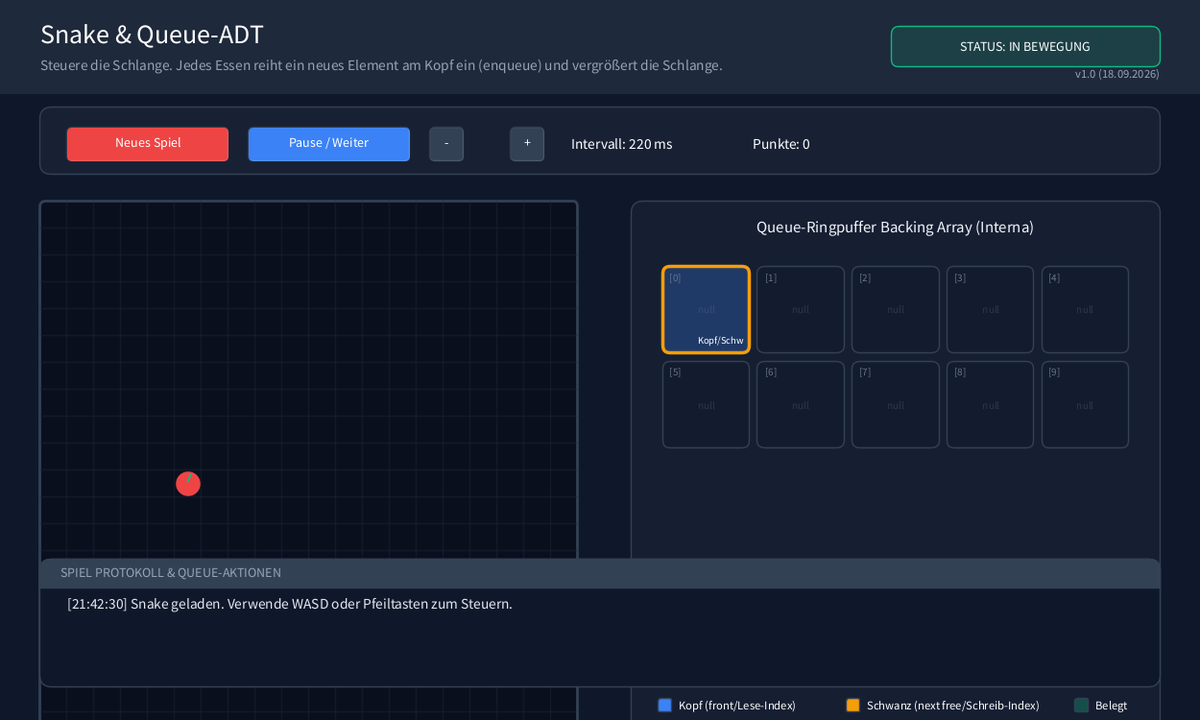
Frame 1 (no input)
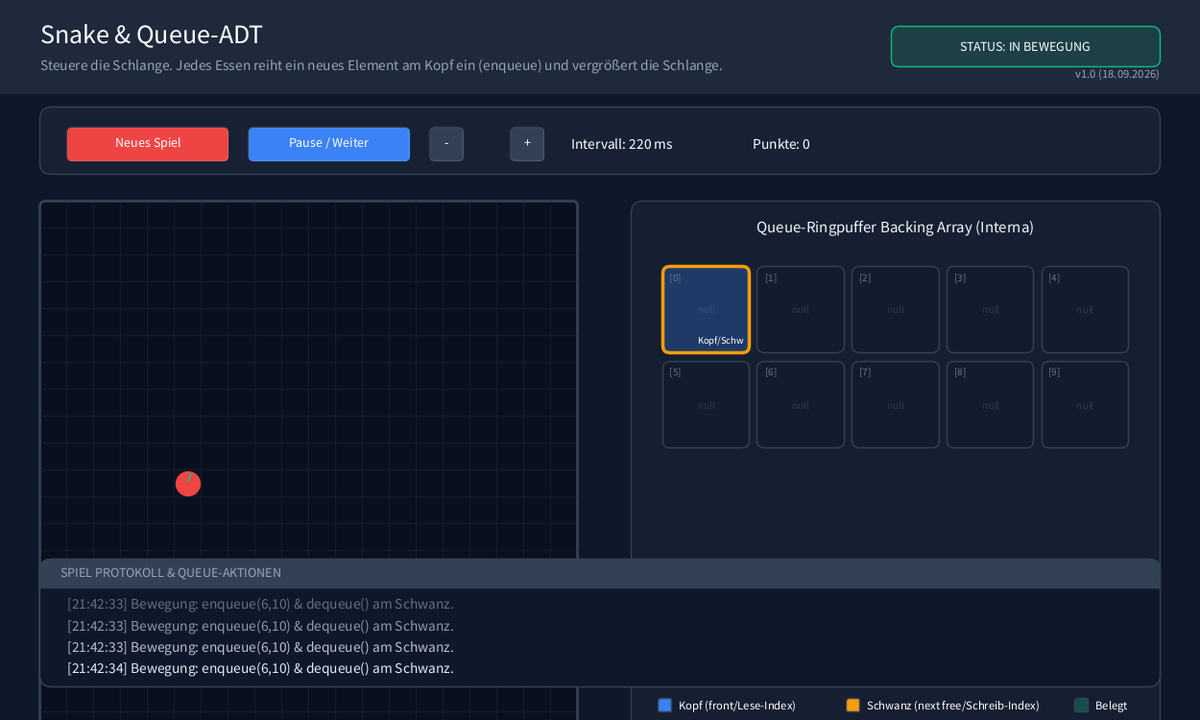
Frame 60 (the mouse pressed at the canvas centre just before this capture)
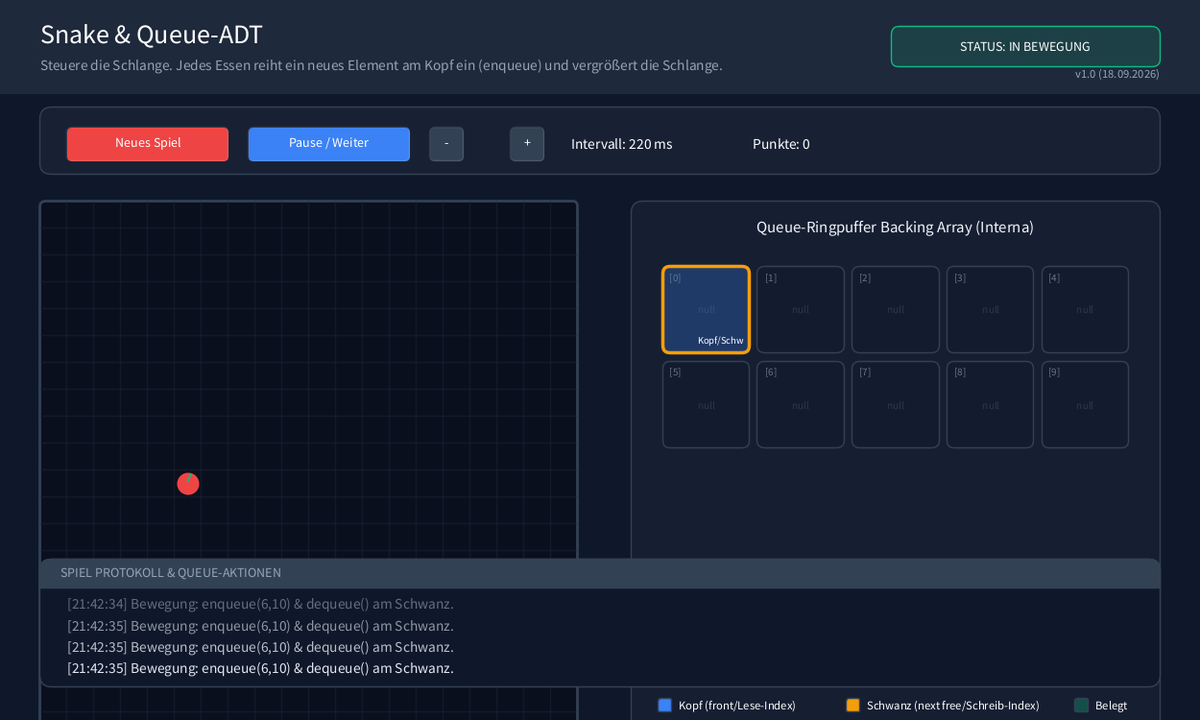
Frame 120 (the mouse held since frame 60 and released just before this capture)

The Processing sketch that drew these frames (run headless with seeded random() and noise(); from frame 60 on, the mouse is pressed at the canvas centre):

// Processing sketch: p08_snake
// ── p08_snake.pde
/**
 * Hauptprogramm: p08_snake (Schülervorlage)
 * 
 * Implementiert das Spiel Snake auf Basis einer Ringpuffer-Warteschlange (ArrayQueue).
 * 
 * ============================================================================
 * AUFGABENSTELLUNG / ZU IMPLEMENTIERENDE KLASSEN:
 * - ArrayQueue.pde:
 *   Ringpuffer-Warteschlange zur Speicherung der Körpersegmente der Schlange.
 *   Zu programmieren: isEmpty(), enqueue(T x), dequeue(), front(), verdoppleKapazitaet().
 * - Snake.pde:
 *   Schlangenmodellierung mittels Warteschlange.
 *   Zu programmieren: bewege(boolean apfelGefressen):
 *   1. Kopfkoordinaten (kopfX, kopfY) um aktuelle Richtung (richtungX, richtungY) weitersetzen.
 *   2. Neues SnakeElement erzeugen und per enqueue() in 'koerper' einfügen.
 *   3. Falls apfelGefressen == false: Letztes Segment per dequeue() entfernen.
 * - (Vorgegeben: SnakeElement.pde [Körpersegment], Queue.pde [Interface],
 *    p08_snake.pde [Spielfeld, Tastensteuerung, Kollision, GUI])
 * ============================================================================
 * 
 * @author Antigravity
 * @version September 2026
 */

Snake dieSchlange;
int appleX, appleY;
int score = 0;
boolean gameOver = false;
boolean gamePaused = false;

// Zeitsteuerung
int lastUpdateTime = 0;
int baseInterval = 220; // Startgeschwindigkeit (ms)

// Grid-Konfiguration
final int GRID_W = 20;
final int GRID_H = 20;
final int CELL_SIZE = 20; // 20x20 Pixel pro Zelle -> 400x400 Pixel Spielfeld

final float GUI_SCALE = 1.4;

// Log-Historie
ArrayList<String> aktionsLogs = new ArrayList<String>();

// Buttons
Button btnReset;
Button btnPause;
Button btnSpeedDec;
Button btnSpeedInc;

void setup()
{
    size(1250, 750);
    surface.setResizable(true);
    
    // Spiel initialisieren
    neuesSpiel();
    
    // Buttons initialisieren
    color colStandard = color(51, 65, 85);     // Slate 700
    color colAktion = color(59, 130, 246);     // Blau
    color colGefahr = color(239, 68, 68);      // Rot
    
    btnReset = new Button(50, 95, 120, 25, "Neues Spiel", colGefahr);
    btnPause = new Button(185, 95, 120, 25, "Pause / Weiter", colAktion);
    btnSpeedDec = new Button(320, 95, 25, 25, "-", colStandard);
    btnSpeedInc = new Button(380, 95, 25, 25, "+", colStandard);
    
    logHinzufuegen("Snake geladen. Verwende WASD oder Pfeiltasten zum Steuern.");
}

void neuesSpiel()
{
    dieSchlange = new Snake(5, 10);
    score = 0;
    gameOver = false;
    gamePaused = false;
    platziereApfel();
    lastUpdateTime = millis();
}

void platziereApfel()
{
    java.util.Random rnd = new java.util.Random();
    ArrayQueue<SnakeElement> aq = (ArrayQueue<SnakeElement>)dieSchlange.getKoerper();
    Object[] segs = aq.alsArray();
    
    boolean aufSchlange = true;
    while (aufSchlange)
    {
        appleX = rnd.nextInt(GRID_W);
        appleY = rnd.nextInt(GRID_H);
        
        // Prüfen, ob der Apfel auf der Schlange liegt
        aufSchlange = false;
        for (Object o : segs)
        {
            SnakeElement el = (SnakeElement)o;
            if (el != null && el.getX() == appleX && el.getY() == appleY)
            {
                aufSchlange = true;
                break;
            }
        }
    }
}

void draw()
{
    float w = width / GUI_SCALE;
    float h = height / GUI_SCALE;
    
    background(15, 23, 42); // Deep Slate
    
    // Spielschritt ausführen (Zeitgesteuert)
    int interval = max(80, baseInterval - score * 3); // Schlange wird schneller mit der Zeit
    if (!gameOver && !gamePaused)
    {
        int now = millis();
        if (now - lastUpdateTime > interval)
        {
            spielSchritt();
            lastUpdateTime = now;
        }
    }
    
    pushMatrix();
    scale(GUI_SCALE);
    
    // 1. Header
    fill(30, 41, 59);
    noStroke();
    rect(0, 0, w, 70);
    
    fill(255);
    textSize(20);
    textAlign(LEFT, CENTER);
    text("Snake & Queue-ADT", 30, 25);
    
    fill(148, 163, 184);
    textSize(11);
    text("Steuere die Schlange. Jedes Essen reiht ein neues Element am Kopf ein (enqueue) und vergrößert die Schlange.", 30, 48);
    // Versionsnummer und Datum anzeigen
    fill(148, 163, 184);
    textSize(9);
    textAlign(RIGHT, BOTTOM);
    text("v1.0 (18.09.2026)", w - 30, 60);
    textAlign(LEFT, BASELINE); // Reset
    
    // Status-Badge
    fill(gameOver ? color(239, 68, 68, 40) : (gamePaused ? color(245, 158, 11, 40) : color(16, 185, 129, 40)));
    stroke(gameOver ? color(239, 68, 68) : (gamePaused ? color(245, 158, 11) : color(16, 185, 129)));
    strokeWeight(1);
    rect(w - 230, 20, 200, 30, 6);
    fill(255);
    textSize(10);
    textAlign(CENTER, CENTER);
    String statusStr = gameOver ? "GAME OVER!" : (gamePaused ? "PAUSE" : "IN BEWEGUNG");
    text("STATUS: " + statusStr, w - 130, 34);
    
    // 2. Control Panel
    fill(30, 41, 59, 150);
    stroke(51, 65, 85);
    strokeWeight(1);
    rect(30, 80, w - 60, 50, 8);
    
    btnReset.zeichnen();
    btnPause.zeichnen();
    btnSpeedDec.zeichnen();
    btnSpeedInc.zeichnen();
    
    fill(255);
    textSize(11);
    textAlign(LEFT, CENTER);
    text("Intervall: " + interval + " ms", 425, 107);
    text("Punkte: " + score, 560, 107);
    
    // 3. Visualisierungsbereich
    float boardX = 30;
    float boardY = 150;
    float boardSize = GRID_W * CELL_SIZE; // 400x400
    
    // A. Spielfeld zeichnen
    drawSpielfeld(boardX, boardY);
    
    // B. Queue Internals Zeichnen (Rechts)
    float internalsX = boardX + boardSize + 40;
    float internalsY = boardY;
    float internalsW = w - internalsX - 30;
    float internalsH = boardSize;
    
    drawQueueInternals(internalsX, internalsY, internalsW, internalsH);
    
    // 4. Log-Konsole (unten)
    fill(15, 23, 42);
    stroke(51, 65, 85);
    strokeWeight(1);
    rect(30, h - 120, w - 60, 95, 8);
    
    fill(51, 65, 85);
    rect(30, h - 120, w - 60, 22, 8, 8, 0, 0);
    fill(148, 163, 184);
    textSize(10);
    textAlign(LEFT, CENTER);
    text("SPIEL PROTOKOLL & QUEUE-AKTIONEN", 45, h - 110);
    
    textSize(11);
    textAlign(LEFT, TOP);
    for (int i = 0; i < aktionsLogs.size(); i++)
    {
        fill(226, 232, 240, 255 - (aktionsLogs.size() - 1 - i) * 50);
        text(aktionsLogs.get(i), 50, h - 90 + i * 16);
    }
    
    popMatrix();
}

void spielSchritt()
{
    // Berechne nächste Kopf-Koordinate
    int naechsterX = dieSchlange.getKopfX() + dieSchlange.getRichtungX();
    int naechsterY = dieSchlange.getKopfY() + dieSchlange.getRichtungY();
    
    boolean apfelGefressen = (naechsterX == appleX && naechsterY == appleY);
    
    if (apfelGefressen)
    {
        dieSchlange.bewege(true);
        score += 10;
        logHinzufuegen("Apfel gefressen! enqueue(" + naechsterX + "," + naechsterY + ") ausgeführt. Länge wächst.");
        platziereApfel();
    }
    else
    {
        dieSchlange.bewege(false);
        // Didaktisches Logging: dequeue/enqueue zeigen
        logHinzufuegen("Bewegung: enqueue(" + naechsterX + "," + naechsterY + ") & dequeue() am Schwanz.");
    }
    
    // Kollision prüfen
    if (dieSchlange.pruefeKollision(GRID_W, GRID_H))
    {
        gameOver = true;
        logHinzufuegen("Kollision! Spiel beendet. Erreichte Punkte: " + score);
    }
}

/**
 * Zeichnet das Spielfeld mit Gitternetz, Apfel und Schlange.
 */
void drawSpielfeld(float x, float y)
{
    float size = GRID_W * CELL_SIZE;
    
    // Hintergrund-Container des Spielfelds
    fill(10, 15, 30);
    stroke(51, 65, 85);
    strokeWeight(2);
    rect(x, y, size, size, 4);
    
    // Subtiles Gitternetz
    stroke(30, 41, 59, 100);
    strokeWeight(1);
    for (int i = 1; i < GRID_W; i++) {
        line(x + i * CELL_SIZE, y, x + i * CELL_SIZE, y + size);
    }
    for (int j = 1; j < GRID_H; j++) {
        line(x, y + j * CELL_SIZE, x + size, y + j * CELL_SIZE);
    }
    
    // Apfel zeichnen (Pulsierendes Rot)
    float pulse = 2 + sin(frameCount * 0.15) * 2;
    fill(239, 68, 68);
    noStroke();
    ellipse(x + appleX * CELL_SIZE + CELL_SIZE/2, y + appleY * CELL_SIZE + CELL_SIZE/2, CELL_SIZE - 4 + pulse, CELL_SIZE - 4 + pulse);
    // Apfelstängel
    stroke(16, 185, 129);
    strokeWeight(1.5);
    line(x + appleX * CELL_SIZE + CELL_SIZE/2, y + appleY * CELL_SIZE + CELL_SIZE/2 - 2, x + appleX * CELL_SIZE + CELL_SIZE/2 + 2, y + appleY * CELL_SIZE + CELL_SIZE/2 - 7);
    
    // Schlange zeichnen
    ArrayQueue<SnakeElement> aq = (ArrayQueue<SnakeElement>)dieSchlange.getKoerper();
    Object[] segs = aq.alsArray();
    
    for (int i = 0; i < segs.length; i++)
    {
        SnakeElement el = (SnakeElement)segs[i];
        if (el == null) continue;
        
        // Farbverlauf von Kopf (helles Grün) bis Schwanz (dunkleres Blau-Grün)
        float inter = map(i, 0, segs.length - 1, 0, 1);
        color colSeg = lerpColor(color(16, 115, 80), color(52, 211, 153), inter);
        
        // Kopf kriegt ein anderes Design (z.B. Augen)
        boolean istKopf = (i == segs.length - 1);
        
        fill(colSeg);
        noStroke();
        rect(x + el.getX() * CELL_SIZE + 1, y + el.getY() * CELL_SIZE + 1, CELL_SIZE - 2, CELL_SIZE - 2, istKopf ? 6 : 4);
        
        if (istKopf)
        {
            // Augen zeichnen basierend auf Richtung
            fill(255);
            float eyeSize = 3;
            float cx = x + el.getX() * CELL_SIZE + CELL_SIZE/2;
            float cy = y + el.getY() * CELL_SIZE + CELL_SIZE/2;
            
            int rx = dieSchlange.getRichtungX();
            int ry = dieSchlange.getRichtungY();
            
            if (rx != 0) { // Horizontal
                ellipse(cx + rx*3, cy - 4, eyeSize, eyeSize);
                ellipse(cx + rx*3, cy + 4, eyeSize, eyeSize);
                fill(0);
                ellipse(cx + rx*3.5, cy - 4, 1.2, 1.2);
                ellipse(cx + rx*3.5, cy + 4, 1.2, 1.2);
            } else { // Vertikal
                ellipse(cx - 4, cy + ry*3, eyeSize, eyeSize);
                ellipse(cx + 4, cy + ry*3, eyeSize, eyeSize);
                fill(0);
                ellipse(cx - 4, cy + ry*3.5, 1.2, 1.2);
                ellipse(cx + 4, cy + ry*3.5, 1.2, 1.2);
            }
        }
    }
    
    // Game Over Overlay
    if (gameOver)
    {
        fill(15, 23, 42, 220);
        rect(x, y, size, size, 4);
        
        fill(239, 68, 68);
        textSize(24);
        textAlign(CENTER, CENTER);
        text("GAME OVER!", x + size/2, y + size/2 - 20);
        
        fill(255);
        textSize(12);
        text("Punkte: " + score, x + size/2, y + size/2 + 15);
        textSize(10);
        text("Drücke 'Neues Spiel' zum Neustarten", x + size/2, y + size/2 + 40);
    }
}

/**
 * Visualisiert didaktisch den genauen Zustand der Queue im Array (Internals-Viewer).
 */
void drawQueueInternals(float x, float y, float w, float h)
{
    // Container zeichnen
    fill(30, 41, 59, 120);
    stroke(51, 65, 85);
    strokeWeight(1);
    rect(x, y, w, h, 8);
    
    fill(241, 245, 249);
    textSize(12);
    textAlign(CENTER, TOP);
    text("Queue-Ringpuffer Backing Array (Interna)", x + w/2, y + 15);
    
    ArrayQueue<SnakeElement> aq = (ArrayQueue<SnakeElement>)dieSchlange.getKoerper();
    Object[] daten = aq.getDaten();
    int kopf = aq.getKopf();
    int schwanz = aq.getSchwanz();
    int anzahl = aq.getAnzahl();
    int arraySize = daten.length;
    
    // Spaltenanzahl für die Grid-Darstellung (Immer 5 Spalten)
    int cols = 5;
    int rows = ceil((float)arraySize / cols);
    
    // Abstände
    float gridMarginX = 20;
    float gridMarginY = 45;
    float slotW = (w - gridMarginX * 2) / cols;
    float slotH = slotW; // Quadratische Slots
    
    // Falls das Grid zu hoch für die Box wird, verkleinern wir die Slots dynamisch
    if (gridMarginY + rows * slotH > h - 40)
    {
        slotH = (h - 40 - gridMarginY) / rows;
        slotW = slotH;
        gridMarginX = (w - cols * slotW) / 2;
    }
    
    textSize(9);
    textAlign(CENTER, CENTER);
    
    for (int i = 0; i < arraySize; i++)
    {
        int col = i % cols;
        int row = i / cols;
        
        float sx = x + gridMarginX + col * slotW;
        float sy = y + gridMarginY + row * slotH;
        
        // Zelle zeichnen
        boolean isOccupied = (daten[i] != null);
        
        // Farbe bestimmen:
        // Kopf (Lesezeiger) = Blau, Schwanz (Schreibzeiger) = Orange, Sonst Slate
        color zellFarbe = color(15, 23, 42, 100);
        color randFarbe = color(51, 65, 85);
        float randDicke = 1;
        
        if (i == kopf && i == schwanz) {
            // Zirkuläre Überschneidung
            zellFarbe = color(59, 130, 246, 70);
            randFarbe = color(245, 158, 11);
            randDicke = 2.5;
        } else if (i == kopf) {
            zellFarbe = color(59, 130, 246, 60); // Blau
            randFarbe = color(59, 130, 246);
            randDicke = 2;
        } else if (i == schwanz) {
            zellFarbe = color(245, 158, 11, 40); // Orange (Schreibzeiger / Frei)
            randFarbe = color(245, 158, 11);
            randDicke = 2;
        } else if (isOccupied) {
            zellFarbe = color(16, 185, 129, 30); // Belegte Schlangenzelle
            randFarbe = color(16, 185, 129, 150);
        }
        
        fill(zellFarbe);
        stroke(randFarbe);
        strokeWeight(randDicke);
        rect(sx + 3, sy + 3, slotW - 6, slotH - 6, 6);
        
        // Indexnummer in der Ecke
        fill(100, 116, 139);
        textSize(8);
        textAlign(LEFT, TOP);
        text("[" + i + "]", sx + 8, sy + 8);
        
        // Zeiger-Beschriftung
        if (i == kopf || i == schwanz)
        {
            fill(255);
            textSize(7.5);
            textAlign(RIGHT, BOTTOM);
            String label = "";
            if (i == kopf && i == schwanz) label = "Kopf/Schw";
            else if (i == kopf) label = "Kopf (R)";
            else if (i == schwanz) label = "Schw (W)";
            
            text(label, sx + slotW - 8, sy + slotH - 8);
        }
        
        // Zelleninhalt zeichnen
        if (isOccupied)
        {
            SnakeElement el = (SnakeElement)daten[i];
            
            // Symbol
            fill(52, 211, 153);
            noStroke();
            ellipse(sx + slotW/2, sy + slotH/2 - 2, 8, 8);
            
            // Koordinate zeichnen
            fill(226, 232, 240);
            textSize(8);
            textAlign(CENTER, TOP);
            text("(" + el.getX() + "," + el.getY() + ")", sx + slotW/2, sy + slotH/2 + 5);
        }
        else
        {
            // Faint 'null'
            fill(100, 116, 139, 80);
            textSize(8);
            textAlign(CENTER, CENTER);
            text("null", sx + slotW/2, sy + slotH/2);
        }
    }
    
    // Legende unten drunter zeichnen
    float legY = y + h - 30;
    textAlign(LEFT, CENTER);
    textSize(9);
    
    fill(59, 130, 246);
    rect(x + 20, legY, 10, 10, 2);
    fill(255);
    text("Kopf (front/Lese-Index)", x + 35, legY + 5);
    
    fill(245, 158, 11);
    rect(x + 160, legY, 10, 10, 2);
    fill(255);
    text("Schwanz (next free/Schreib-Index)", x + 175, legY + 5);
    
    fill(16, 185, 129, 80);
    rect(x + 330, legY, 10, 10, 2);
    fill(255);
    text("Belegt", x + 345, legY + 5);
}

void keyPressed()
{
    // Tastatursteuerung (WASD & Pfeiltasten)
    if (key == 'w' || key == 'W' || keyCode == UP)
    {
        dieSchlange.setRichtung(0, -1);
    }
    else if (key == 's' || key == 'S' || keyCode == DOWN)
    {
        dieSchlange.setRichtung(0, 1);
    }
    else if (key == 'a' || key == 'A' || keyCode == LEFT)
    {
        dieSchlange.setRichtung(-1, 0);
    }
    else if (key == 'd' || key == 'D' || keyCode == RIGHT)
    {
        dieSchlange.setRichtung(1, 0);
    }
    else if (key == 'p' || key == 'P')
    {
        gamePaused = !gamePaused;
        logHinzufuegen(gamePaused ? "Spiel pausiert." : "Spiel fortgesetzt.");
    }
}

void mousePressed()
{
    if (btnReset.mouseOver())
    {
        neuesSpiel();
        logHinzufuegen("Neues Spiel gestartet.");
    }
    
    if (btnPause.mouseOver() && !gameOver)
    {
        gamePaused = !gamePaused;
        logHinzufuegen(gamePaused ? "Spiel pausiert." : "Spiel fortgesetzt.");
    }
    
    if (btnSpeedDec.mouseOver() && baseInterval < 400)
    {
        baseInterval += 20;
    }
    
    if (btnSpeedInc.mouseOver() && baseInterval > 100)
    {
        baseInterval -= 20;
    }
}

void logHinzufuegen(String msg)
{
    String zeit = nf(hour(), 2) + ":" + nf(minute(), 2) + ":" + nf(second(), 2);
    aktionsLogs.add("[" + zeit + "] " + msg);
    if (aktionsLogs.size() > 4)
    {
        aktionsLogs.remove(0);
    }
}

/**
 * Hilfsklasse für interaktive GUI-Buttons.
 */
class Button
{
    float x, y, w, h;
    String label;
    color col;
    
    Button(float x, float y, float w, float h, String label, color col)
    {
        this.x = x;
        this.y = y;
        this.w = w;
        this.h = h;
        this.label = label;
        this.col = col;
    }
    
    void zeichnen()
    {
        boolean hover = mouseOver();
        color zeichnFarbe = hover ? lerpColor(col, color(255), 0.15) : col;
        
        fill(zeichnFarbe);
        stroke(255, 30);
        strokeWeight(1);
        rect(x, y, w, h, 4);
        
        fill(255);
        textSize(10);
        textAlign(CENTER, CENTER);
        text(label, x + w / 2, y + h / 2 - 2);
    }
    
    boolean mouseOver()
    {
        float lmX = mouseX / GUI_SCALE;
        float lmY = mouseY / GUI_SCALE;
        return lmX >= x && lmX <= x + w && lmY >= y && lmY <= y + h;
    }
}
// ── ArrayQueue.pde
/**
 * Klasse ArrayQueue (Schülervorlage)
 * 
 * Eine Warteschlange (Queue) basierend auf einem zirkulären Array (Ringpuffer).
 * 
 * ============================================================================
 * ZU IMPLEMENTIERENDE METHODEN (TODOs in dieser Klasse):
 * 1. boolean isEmpty()
 *    - Prüfen, ob die Queue leer ist (anzahl == 0).
 * 2. void enqueue(T x)
 *    - Element hinten einreihen.
 *    - Wenn anzahl == daten.length: verdoppleKapazitaet() aufrufen.
 *    - In daten[schwanz] eintragen, schwanz = (schwanz + 1) % daten.length, anzahl++.
 * 3. T dequeue()
 *    - Vorderstes Element entnehmen und zurückgeben.
 *    - Wenn leer: null zurückgeben.
 *    - daten[kopf] merken und nullen, kopf = (kopf + 1) % daten.length, anzahl--, Wert zurückgeben.
 * 4. T front()
 *    - Vorderstes Element ansehen, ohne es zu entfernen.
 *    - Wenn leer: null zurückgeben, sonst daten[kopf] zurückgeben.
 * 5. void verdoppleKapazitaet()
 *    - Neues Array doppelter Größe anlegen und Elemente linear umkopieren.
 * ============================================================================
 * 
 * @author Rainer Helfrich (Original) / Antigravity (Processing-Konvertierung)
 * @version September 2026
 */
class ArrayQueue<T> extends Queue<T>
{
    private Object[] daten;
    private int kopf;
    private int schwanz;
    private int anzahl;

    /**
     * Erzeugt eine neue leere Warteschlange mit einer Anfangskapazität von 10.
     */
    ArrayQueue()
    {
        daten = new Object[10];
        kopf = 0;
        schwanz = 0;
        anzahl = 0;
    }

    /**
     * Gibt zurück, ob die Warteschlange leer ist.
     */
    boolean isEmpty()
    {
        //# TODO
        // Prüfe, ob die Anzahl der Elemente in der Warteschlange 0 ist.
        
        return false;
    }

    /**
     * Reiht ein neues Element am Ende der Warteschlange ein.
     * Wenn das Array voll ist, wird es verdoppelt.
     */
    void enqueue(T x)
    {
        //# TODO
        // 1. Wenn die Warteschlange voll ist (anzahl == daten.length), rufe verdoppleKapazitaet() auf.
        // 2. Trage das Element an der Position 'schwanz' ein.
        // 3. Setze 'schwanz' zyklisch auf die nächste Position: (schwanz + 1) % daten.length.
        // 4. Inkrementiere 'anzahl'.
        
    }

    /**
     * Entfernt das vorderste Element der Warteschlange und gibt es zurück.
     */
    T dequeue()
    {
        //# TODO
        // 1. Wenn die Warteschlange leer ist, gib null zurück.
        // 2. Hole das Element an der Position 'kopf'.
        // 3. Setze die Zelle daten[kopf] auf null (Speicherfreigabe).
        // 4. Setze 'kopf' zyklisch auf die nächste Position: (kopf + 1) % daten.length.
        // 5. Dekrementiere 'anzahl'.
        // 6. Gib das geholte Element zurück.
        
        return null;
    }

    /**
     * Gibt das vorderste Element zurück, ohne es zu entfernen.
     */
    T front()
    {
        //# TODO
        // Gib das Element an der Position 'kopf' zurück, sofern die Warteschlange nicht leer ist.
        
        return null;
    }

    /**
     * Verdoppelt das interne Array und ordnet die Elemente neu an (Entzerrung des Ringpuffers).
     */
    private void verdoppleKapazitaet()
    {
        //# TODO
        // 1. Erstelle ein neues Object-Array der doppelten Länge.
        // 2. Kopiere die Elemente der Reihe nach (von kopf bis schwanz) in das neue Array.
        //    Der physikalische Index im alten Array für das i-te logische Element ist (kopf + i) % daten.length.
        // 3. Setze 'daten' auf das neue Array.
        // 4. Setze 'kopf' auf 0 und 'schwanz' auf 'anzahl'.
        
    }

    /**
     * Didaktischer Getter: Gibt die Rohdaten des Arrays zurück.
     */
    Object[] getDaten()
    {
        return daten;
    }

    /**
     * Didaktischer Getter: Gibt den Kopf-Index (Lese-Index) zurück.
     */
    int getKopf()
    {
        return kopf;
    }

    /**
     * Didaktischer Getter: Gibt den Schwanz-Index (Schreib-Index) zurück.
     */
    int getSchwanz()
    {
        return schwanz;
    }

    /**
     * Didaktischer Getter: Gibt die aktuelle Elementanzahl zurück.
     */
    int getAnzahl()
    {
        return anzahl;
    }

    /**
     * Konvertiert den Inhalt der Queue in ein lineares Array in korrekter Reihenfolge (vom Kopf zum Schwanz).
     * @return Ein Array mit den Elementen der Queue
     */
    public Object[] alsArray()
    {
        Object[] linear = new Object[anzahl];
        for (int i = 0; i < anzahl; i++)
        {
            linear[i] = daten[(kopf + i) % daten.length];
        }
        return linear;
    }

    @Override
    public String toString()
    {
        StringBuilder sb = new StringBuilder();
        sb.append("[ ");
        for (int i = 0; i < anzahl; i++)
        {
            if (i > 0) sb.append(", ");
            sb.append(daten[(kopf + i) % daten.length]);
        }
        sb.append(" ]");
        return sb.toString();
    }
}

// ── Queue.pde
/**
 * Abstrakte Basisklasse für eine Warteschlange (Queue) (Schülervorlage)
 * 
 * @author Rainer Helfrich (Original) / Antigravity (Processing-Konvertierung)
 * @version September 2026
 */
abstract class Queue<T>
{
    /**
     * Gibt zurück, ob die Warteschlange leer ist.
     * @return true, wenn leer; false sonst
     */
    abstract boolean isEmpty();
    
    /**
     * Reiht ein neues Element am Ende der Warteschlange ein.
     * @param x Das neue Element
     */
    abstract void enqueue(T x);
    
    /**
     * Entfernt das vorderste Element der Warteschlange (sofern nicht leer) und gibt es zurück.
     * @return Das bisherige vorderste Element
     */
    abstract T dequeue();
    
    /**
     * Gibt das vorderste Element der Warteschlange zurück (sofern nicht leer), ohne es zu entfernen.
     * @return Das vorderste Element
     */
    abstract T front();
}

// ── Snake.pde
/**
 * Repräsentiert die Schlange im Spiel Snake (Schülervorlage)
 * 
 * @author Rainer Helfrich (Original) / Antigravity (Processing-Konvertierung)
 * @version September 2026
 */
class Snake
{
    private Queue<SnakeElement> koerper;
    
    // Aktuelle Kopfposition
    private int kopfX;
    private int kopfY;
    
    // Bewegungsrichtung
    private int richtungX;
    private int richtungY;

    /**
     * Erzeugt eine neue Schlange mit einer Startlänge von 3 Segmenten.
     * @param startX X-Koordinate des Kopfes
     * @param startY Y-Koordinate des Kopfes
     */
    Snake(int startX, int startY)
    {
        koerper = new ArrayQueue<SnakeElement>();
        
        // Initialen Schlangenkörper aufbauen (von links nach rechts wachsen)
        koerper.enqueue(new SnakeElement(startX - 2, startY));
        koerper.enqueue(new SnakeElement(startX - 1, startY));
        koerper.enqueue(new SnakeElement(startX, startY));
        
        kopfX = startX;
        kopfY = startY;
        
        // Standardmäßig bewegt sich die Schlange nach rechts
        richtungX = 1;
        richtungY = 0;
    }

    /**
     * Setzt die neue Bewegungsrichtung der Schlange.
     * Verhindert eine direkte Bewegungsumkehr (180 Grad).
     */
    void setRichtung(int dx, int dy)
    {
        // Wenn dx oder dy der Gegenrichtung entspricht, abbrechen
        if (dx != 0 && dx == -richtungX) return;
        if (dy != 0 && dy == -richtungY) return;
        
        richtungX = dx;
        richtungY = dy;
    }

    /**
     * Bewegt die Schlange um einen Schritt in die aktuelle Richtung.
     * Nutzt die Warteschlange: Ein neuer Kopf wird hinzugefügt (enqueue).
     * Wenn kein Apfel gefressen wurde, wird das hinterste Element entfernt (dequeue).
     * @param apfelGefressen Gibt an, ob die Schlange wachsen soll
     */
    void bewege(boolean apfelGefressen)
    {
        //# TODO
        // 1. Aktualisiere die Kopfkoordinaten kopfX und kopfY durch Aufaddieren von richtungX und richtungY.
        // 2. Erzeuge ein neues SnakeElement mit den neuen Kopfkoordinaten.
        // 3. Füge dieses Element mit enqueue() in die Warteschlange 'koerper' ein.
        // 4. Wenn 'apfelGefressen' false ist, entferne das hinterste Element der Schlange mittels dequeue() aus der Warteschlange.
        
    }

    /**
     * Überprüft, ob die Schlange mit sich selbst oder den Wänden kollidiert ist.
     * @param breite Breite des Spielfelds (Rasterzellen)
     * @param hoehe Höhe des Spielfelds (Rasterzellen)
     * @return true, wenn eine Kollision vorliegt; false sonst.
     */
    boolean pruefeKollision(int breite, int hoehe)
    {
        // 1. Wandkollision
        if (kopfX < 0 || kopfX >= breite || kopfY < 0 || kopfY >= hoehe)
        {
            return true;
        }
        
        // 2. Selbstkollision (Kopf rammt Körper)
        ArrayQueue<SnakeElement> aq = (ArrayQueue<SnakeElement>)koerper;
        Object[] segs = aq.alsArray();
        
        // Vergleiche den Kopf (letztes Element im Array) mit allen vorherigen Elementen
        for (int i = 0; i < segs.length - 1; i++)
        {
            SnakeElement el = (SnakeElement)segs[i];
            if (el != null && el.getX() == kopfX && el.getY() == kopfY)
            {
                return true;
            }
        }
        
        return false;
    }

    /**
     * Gibt den Kopf-X-Wert zurück.
     */
    int getKopfX()
    {
        return kopfX;
    }

    /**
     * Gibt den Kopf-Y-Wert zurück.
     */
    int getKopfY()
    {
        return kopfY;
    }

    /**
     * Gibt die X-Bewegungsrichtung zurück.
     */
    int getRichtungX()
    {
        return richtungX;
    }

    /**
     * Gibt die Y-Bewegungsrichtung zurück.
     */
    int getRichtungY()
    {
        return richtungY;
    }

    /**
     * Gibt die Warteschlange zurück, die den Schlangenkörper repräsentiert.
     */
    Queue<SnakeElement> getKoerper()
    {
        return koerper;
    }
}

// ── SnakeElement.pde
/**
 * Repräsentiert ein einzelnes Segment des Schlangenkörpers (Schülervorlage)
 * 
 * @author Rainer Helfrich (Original) / Antigravity (Processing-Konvertierung)
 * @version September 2026
 */
class SnakeElement
{
    private int x;
    private int y;

    /**
     * Erzeugt ein neues Schlangensegment an den Koordinaten (x, y)
     */
    SnakeElement(int x, int y)
    {
        this.x = x;
        this.y = y;
    }

    /**
     * Gibt die X-Koordinate zurück.
     */
    int getX()
    {
        return x;
    }

    /**
     * Gibt die Y-Koordinate zurück.
     */
    int getY()
    {
        return y;
    }

    @Override
    public String toString()
    {
        return "(" + x + "," + y + ")";
    }
}
